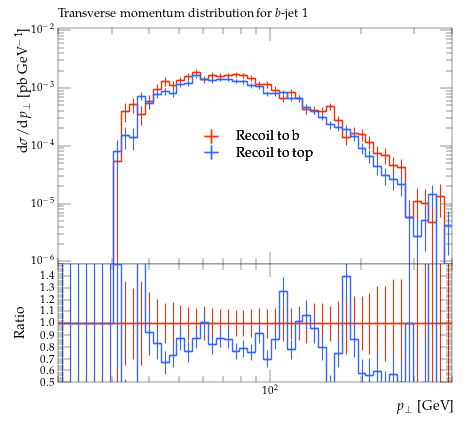

This figure's Python source:
#! /usr/bin/env python

# This Python script was auto-generated using YODA v2.0.2.
# Analysis object: /MC_TTBAR/onelep_jetb_1_pT
# Timestamp: 07-08-2026 (11:29:32)

import matplotlib as mpl
import matplotlib.pyplot as plt
mpl.use('Agg') # comment out for interactive use
import os
import numpy as np

plotDir = os.path.split(os.path.realpath(__file__))[0]
if 'YODA_USER_PLOT_PATH' in globals():
    plot_outdir = globals()['YODA_USER_PLOT_PATH']
else:
    plot_outdir = plotDir

#plot style
plt.style.use(os.path.join(plotDir, '../default.mplstyle'))
# plot metadata
figW, figH = plt.rcParams['figure.figsize']
ax_xLabel = r'$p_\perp$ [GeV]'
ax_yLabel = r'$\mathrm{d}\sigma/\mathrm{d}p_\perp$ [pb GeV$^{-1}$]'
ax_title  = r'Transverse momentum distribution for $b$-jet 1'
ax_xScale = 'log'
ax_yScale = 'log'
xLims = (20.0, 400.0)
yLims = (9e-07, 0.011000000000000001)

# TeX-friendly labels for the legend
labels = {
    'legend' : ([ r"Recoil to b", r"Recoil to top" ], r""),
}

# Adjust canvas width and height
canvasW = 10.0
canvasH = 9.0
figW *= canvasW/10.
figH *= canvasH/9.

# Create figure and axis objects
fig, (ax, ratio0_ax) = plt.subplots(2, 1, sharex=True,
                  figsize=(figW,figH), gridspec_kw={'height_ratios': (6.0, 3.0)})

# Set figure margins
plt.subplots_adjust(
    left   = 1.0 * plt.rcParams['figure.subplot.left'],
    right  = 1.0 * plt.rcParams['figure.subplot.right'],
    top    = 1.0 * plt.rcParams['figure.subplot.top'],
    bottom = 1.0 * plt.rcParams['figure.subplot.bottom'])

ratio0_ax.yaxis.set_major_locator(mpl.ticker.MultipleLocator(0.1))
ratio0_ax.set_ylim(0.5, 1.4999)
ratio0_ax.set_ylabel('Ratio')

# the numerical data is stored in a separate file
dataf = dict()
prefix = os.path.split(__file__)[0]
if prefix:    prefix = prefix + '/'
exec(open(prefix+'onelep_jetb_1_pT__data.py').read(), dataf)


legend_handles = dict() # keep track of handles for the legend

# style options for curves
# starts at zorder>=5 to draw curve on top of legend
styles = {
  'rec_b': {
    'color' : '#EE3311',
    'linestyle' : '-',
    'linewidth' : 1,
    'marker' : 'none',
    'markersize' : 2,
    'capsize' : 0.0,
    'zorder' : 5,
    'histstyle' : 1,
    'drawstyle' : 'steps-pre',
    'xerrorbars' : 1,
    'yerrorbars' : 1,
    'fillcolor' : None,
    'fillopacity' : 1.0,
    'ratio0_linestyle' : '-',
    'ratio0_linewidth' : 1,
    'ratio0_marker' : 'none',
    'ratio0_markersize' : 2,
    'ratio0_capsize' : 0.0,
    'ratio0_zorder' : 5,
    'ratio0_histstyle' : 1,
    'ratio0_drawstyle' : 'steps-pre',
    'ratio0_xerrorbars' : 1,
    'ratio0_yerrorbars' : 1,
  },
  'rec_t': {
    'color' : '#3366FF',
    'linestyle' : '-',
    'linewidth' : 1,
    'marker' : 'none',
    'markersize' : 2,
    'capsize' : 0.0,
    'zorder' : 6,
    'histstyle' : 1,
    'drawstyle' : 'steps-pre',
    'xerrorbars' : 1,
    'yerrorbars' : 1,
    'fillcolor' : None,
    'fillopacity' : 1.0,
    'ratio0_linestyle' : '-',
    'ratio0_linewidth' : 1,
    'ratio0_marker' : 'none',
    'ratio0_markersize' : 2,
    'ratio0_capsize' : 0.0,
    'ratio0_zorder' : 6,
    'ratio0_histstyle' : 1,
    'ratio0_drawstyle' : 'steps-pre',
    'ratio0_xerrorbars' : 1,
    'ratio0_yerrorbars' : 1,
  },
}

# curve from input yoda files in main panel
for label, yvals in dataf['yvals'].items():
    if all(np.isnan(v) for v in dataf['yvals'][label]):
        continue
    tmp = None
    if styles[label]['histstyle']: # draw as histogram
        xpos = dataf['xedges'][label] if styles[label]['drawstyle'] else dataf['xpoints'][label]
        ypos = np.insert(yvals, 0, yvals[0]) if styles[label]['drawstyle'] else yvals
        if styles[label]['fillcolor']: # fill area below curve
            ax.fill_between(xpos, ypos, step='pre',
                            color=styles[label]['fillcolor'],
                            alpha=styles[label]['fillopacity'])
        tmp, = ax.plot(xpos, ypos,
                       color=styles[label]['color'],
                       linestyle=styles[label]['linestyle'],
                       linewidth=styles[label]['linewidth'],
                       drawstyle=styles[label]['drawstyle'], solid_joinstyle='miter',
                       zorder=styles[label]['zorder'], label=label)
    tmp = ax.errorbar(dataf['xpoints'][label], yvals,
                      xerr=np.array(dataf['xerrs'][label])*styles[label]['xerrorbars'],
                      yerr=np.array(dataf['yerrs'][label])*styles[label]['yerrorbars'],
                      fmt=styles[label]['marker'], capsize=styles[label]['capsize'],
                      markersize=styles[label]['markersize'],
                      ecolor=styles[label]['color'],
                      color=styles[label]['color'], zorder=styles[label]['zorder'])
    tmp[-1][0].set_linestyle(styles[label]['linestyle'])
    tmp[-1][0].set_linewidth(styles[label]['linewidth'])
    if label in dataf['add_legend_handle']:  legend_handles[label] = tmp
    for varLabel in dataf['variation_yvals'].keys():
        if varLabel.startswith(label):
            tmp, = ax.plot(dataf['xedges'][label], dataf['variation_yvals'][varLabel],
                           color=styles[label]['color'],
                           linestyle=styles[label]['linestyle'],
                           linewidth=styles[label]['linewidth'],
                           drawstyle='steps-pre', solid_joinstyle='miter',
                           zorder=styles[label]['zorder'], alpha=0.5)


# plots on ratio panel
# curve from input yoda files in ratio panel
for label, yvals in dataf['ratio0_yvals'].items():
    if all(np.isnan(v) for v in yvals):
        continue
    if styles[label]['ratio0_histstyle']: # plot as histogram
        xpos = dataf['xedges']['rec_b'] if styles[label]['ratio0_drawstyle'] else dataf['xpoints']['rec_b']
        ypos = np.insert(yvals, 0, yvals[0]) if styles[label]['ratio0_drawstyle'] else yvals
        ratio0_ax.plot(xpos, ypos,
                       color=styles[label]['color'],
                       linewidth=styles[label]['linewidth'],
                       linestyle=styles[label]['ratio0_linestyle'],
                       drawstyle=styles[label]['ratio0_drawstyle'], zorder=styles[label]['zorder'],
                       solid_joinstyle='miter')
    tmp = ratio0_ax.errorbar(dataf['xpoints']['rec_b'], yvals,
                             xerr=np.array(dataf['ref_xerrs'])*styles[label]['ratio0_xerrorbars'],
                             yerr=np.array(dataf['ratio0_yerrs'][label])*styles[label]['ratio0_yerrorbars'],
                             fmt=styles[label]['ratio0_marker'], capsize=styles[label]['ratio0_capsize'],
                             markersize=styles[label]['ratio0_markersize'],
                             ecolor=styles[label]['color'],
                             color=styles[label]['color'])
    tmp[-1][0].set_linestyle(styles[label]['ratio0_linestyle'])
    tmp[-1][0].set_linewidth(styles[label]['ratio0_linewidth'])

    for varlabel in dataf['ratio0_variation_vals'].keys():
        if varlabel.startswith(label):
            ratio0_ax.plot(dataf['xedges']['rec_b'],
                            dataf['ratio0_variation_vals'][varlabel],
                            color=styles[label]['color'],
                            linestyle=styles[label]['linestyle'],
                            linewidth=styles[label]['linewidth'],
                            drawstyle='steps-pre', solid_joinstyle='miter',
                            zorder=1, alpha=0.5)

legend_items = list(legend_handles.values())
ax.add_artist(ax.legend(legend_items,
                        labels['legend'][0],
                        title=labels['legend'][1],
                        alignment='left',
                        loc='center',
                        bbox_to_anchor=(0.5, 0.5)))

# set plot metadata as defined above
ratio0_ax.set_xlabel(ax_xLabel)
ratio0_ax.xaxis.set_label_coords(1., -0.15)
ax.set_ylabel(ax_yLabel, ha='right', va='top')
ax.yaxis.set_label_coords(-0.11, 1.0)
ax.set_title(ax_title, loc='left')
ax.set_xscale(ax_xScale)
ax.set_yscale(ax_yScale)
ax.set_xlim(xLims)
ax.set_ylim(yLims)

# tick formatting
plt.rcParams['xtick.top'] = True
plt.rcParams['ytick.right'] = True
ax.yaxis.set_major_locator(mpl.ticker.LogLocator(base=10.0, numticks=np.inf))
ax.yaxis.set_minor_locator(mpl.ticker.LogLocator(
                           base=10.0, subs=np.arange(0.1, 1, 0.1), numticks=np.inf))
fig.align_ylabels((ax, ratio0_ax))
plt.savefig(os.path.join(plot_outdir, 'onelep_jetb_1_pT.pdf'), format='PDF')
plt.savefig(os.path.join(plot_outdir, 'onelep_jetb_1_pT.png'), format='PNG')

plt.close(fig)
